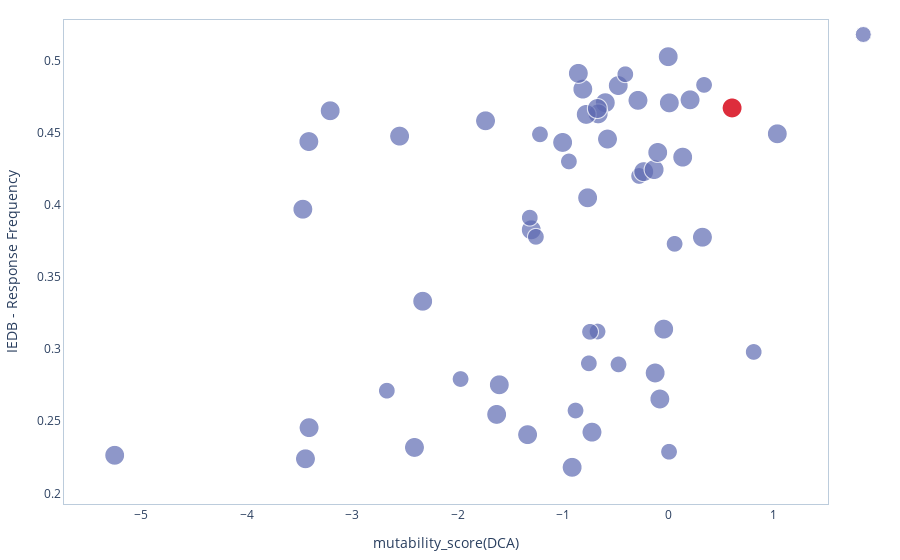
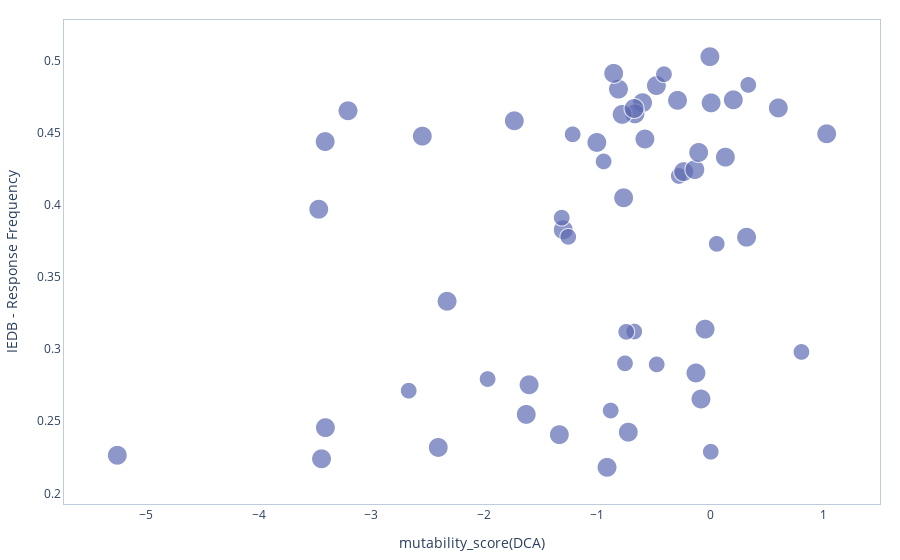
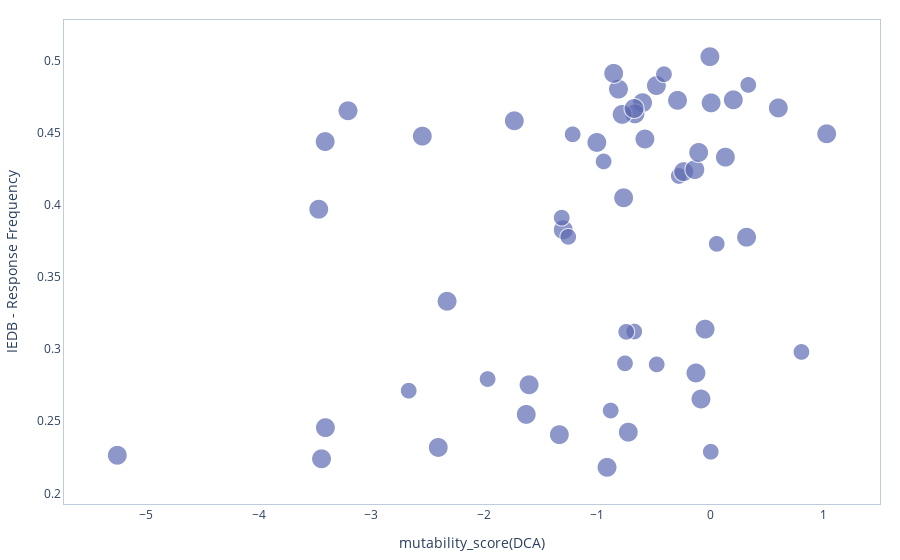
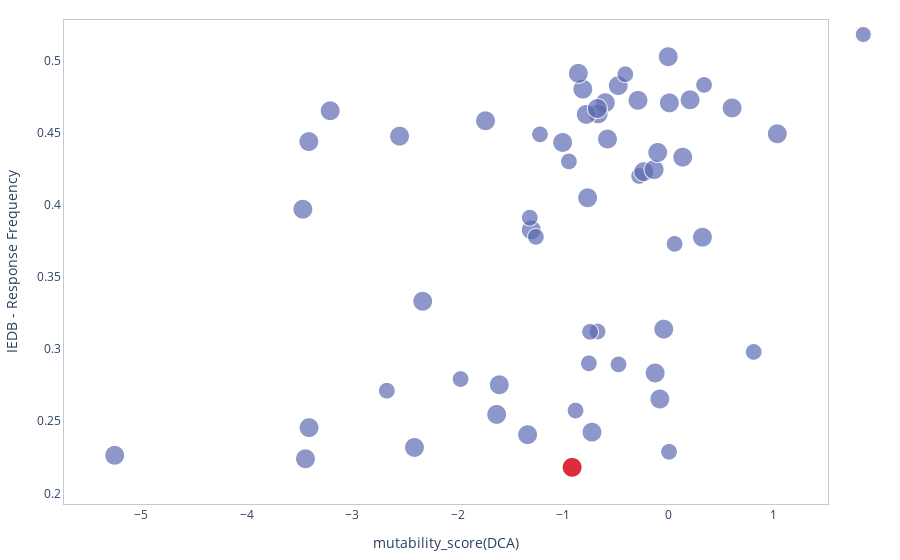

The notebook cell these images were saved under, in order:
### Code cell
# The same scatterplot, but considering each VOC separately:

prot = 'Spike'
dom = "CoV_S1_C"
score = 'mutability_score(DCA)'
df = load_data_dca(path_data = "./data/data_dca_proteome.csv", protein = prot, domain = dom)

#get IEDB available versions:
path_IEDB_updated_data = "./data/IEDB_updated_data/{0}".format(prot)
list_IEDB_versions =  get_IEDB_versions(path_IEDB_epitope_data = path_IEDB_updated_data )

IEDB_ver = '05Dec2021'
df = get_updated_IEDB(df, IEDB_ver, path_IEDB_updated_data)

#add VOC red dot
df_VOC_prot = df_VOC.loc[df_VOC['protein'] ==prot] 

for name_VOC, df_one_VOC in df_VOC_prot.groupby(by = ['pango', 'who']):
    print(name_VOC)
    list_pos_mutated_VOC = df_one_VOC['position'].astype(int).values
    plot_dca_IEDB(df, score, list_pos = list_pos_mutated_VOC)

### Figure 1 — Plotly figure (JSON) as saved in the notebook; plotly's stock layout.template omitted (floating-point values rounded to 4 significant figures)
{"data": [{"marker": {"color": "#5D69B1", "size": [16.67, 20.0, 16.67, 16.67, 16.67, 16.67, 20.0, 16.67, 20.0, 16.67, 20.0, 20.0, 20.0, 20.0, 20.0, 20.0, 16.67, 20.0, 20.0, 20.0, 16.67, 20.0, 20.0, 20.0, 20.0, 20.0, 20.0, 20.0, 20.0, 20.0, 20.0, 20.0, 20.0, 20.0, 20.0, 20.0, 20.0, 20.0, 20.0, 20.0, 16.67, 20.0, 20.0, 20.0, 16.67, 16.67, 20.0, 16.67, 20.0, 20.0, 16.67, 16.67, 16.67, 16.67, 20.0, 20.0, 20.0]}, "mode": "markers", "name": "", "text": ["wt: N536", "wt: K537", "wt: C538", "wt: V539", "wt: N540", "wt: F541", "wt: N542", "wt: F543", "wt: N544", "wt: G545", "wt: L546", "wt: T547", "wt: G548", "wt: T549", "wt: G550", "wt: V551", "wt: L552", "wt: T553", "wt: E554", "wt: S555", "wt: N556", "wt: K557", "wt: K558", "wt: F559", "wt: L560", "wt: P561", "wt: F562", "wt: Q563", "wt: Q564", "wt: F565", "wt: G566", "wt: R567", "wt: D568", "wt: I569", "wt: A570", "wt: D571", "wt: T572", "wt: T573", "wt: D574", "wt: A575", "wt: V576", "wt: R577", "wt: D578", "wt: P579", "wt: Q580", "wt: T581", "wt: L582", "wt: E583", "wt: I584", "wt: L585", "wt: D586", "wt: I587", "wt: T588", "wt: P589", "wt: C590", "wt: S591", "wt: F592"], "textfont": {"color": "#E58606"}, "textposition": "top right", "type": "scattergl", "uid": "b8100433-440c-476d-8fee-9046352b4ff5", "x": [-0.4734, -1.629, -0.881, -1.971, -0.7543, -0.6722, -0.0446, -0.7433, -3.408, 0.0057, -2.408, -0.9133, -5.251, -1.335, -0.0813, -0.1257, -2.67, -2.33, 0.3225, -1.301, -0.278, -0.7661, -0.2344, 0.1351, 0.2053, 1.032, -1.734, -0.2888, -0.0021, -0.4759, -0.8118, 0.0086, -0.8543, -0.5986, 0.6038, -0.1355, -0.5778, -1.003, -2.549, -0.666, -0.4088, -0.7794, -0.6739, -3.207, 0.3379, -1.218, -3.41, -0.9436, -0.1016, -3.466, -1.315, -1.257, 0.0584, 0.8086, -1.604, -0.7251, -3.442], "y": [0.2893, 0.2547, 0.2574, 0.2792, 0.29, 0.3121, 0.3137, 0.3119, 0.2455, 0.2288, 0.2318, 0.218, 0.2263, 0.2406, 0.2653, 0.2834, 0.2711, 0.3331, 0.3774, 0.3826, 0.4199, 0.4047, 0.4229, 0.4329, 0.4726, 0.4491, 0.4581, 0.4723, 0.5025, 0.4825, 0.48, 0.4705, 0.491, 0.4706, 0.467, 0.4243, 0.4454, 0.4431, 0.4475, 0.4629, 0.4904, 0.4625, 0.4666, 0.465, 0.4829, 0.4487, 0.4437, 0.4299, 0.4362, 0.3968, 0.391, 0.3777, 0.3728, 0.2979, 0.2752, 0.2424, 0.2239]}, {"marker": {"color": "red", "size": [20.0]}, "mode": "markers", "showlegend": false, "text": ["wt: A570"], "textfont": {"color": "#E58606"}, "textposition": "top right", "type": "scattergl", "uid": "7b565f7d-ece8-40de-875a-9a02a61208ac", "x": [0.6038], "y": [0.467]}], "layout": {"legend": {"itemclick": "toggleothers", "itemdoubleclick": "toggle"}, "margin": {"b": 20, "l": 20, "r": 20, "t": 20}, "plot_bgcolor": "#FFF", "xaxis": {"linecolor": "#BCCCDC", "mirror": true, "showgrid": true, "title": {"text": "mutability_score(DCA)"}}, "yaxis": {"linecolor": "#BCCCDC", "mirror": true, "showgrid": true, "title": {"text": "IEDB - Response Frequency"}}}}

### Figure 2 — Plotly figure (JSON) as saved in the notebook; plotly's stock layout.template omitted (floating-point values rounded to 4 significant figures)
{"data": [{"marker": {"color": "#5D69B1", "size": [16.67, 20.0, 16.67, 16.67, 16.67, 16.67, 20.0, 16.67, 20.0, 16.67, 20.0, 20.0, 20.0, 20.0, 20.0, 20.0, 16.67, 20.0, 20.0, 20.0, 16.67, 20.0, 20.0, 20.0, 20.0, 20.0, 20.0, 20.0, 20.0, 20.0, 20.0, 20.0, 20.0, 20.0, 20.0, 20.0, 20.0, 20.0, 20.0, 20.0, 16.67, 20.0, 20.0, 20.0, 16.67, 16.67, 20.0, 16.67, 20.0, 20.0, 16.67, 16.67, 16.67, 16.67, 20.0, 20.0, 20.0]}, "mode": "markers", "name": "", "text": ["wt: N536", "wt: K537", "wt: C538", "wt: V539", "wt: N540", "wt: F541", "wt: N542", "wt: F543", "wt: N544", "wt: G545", "wt: L546", "wt: T547", "wt: G548", "wt: T549", "wt: G550", "wt: V551", "wt: L552", "wt: T553", "wt: E554", "wt: S555", "wt: N556", "wt: K557", "wt: K558", "wt: F559", "wt: L560", "wt: P561", "wt: F562", "wt: Q563", "wt: Q564", "wt: F565", "wt: G566", "wt: R567", "wt: D568", "wt: I569", "wt: A570", "wt: D571", "wt: T572", "wt: T573", "wt: D574", "wt: A575", "wt: V576", "wt: R577", "wt: D578", "wt: P579", "wt: Q580", "wt: T581", "wt: L582", "wt: E583", "wt: I584", "wt: L585", "wt: D586", "wt: I587", "wt: T588", "wt: P589", "wt: C590", "wt: S591", "wt: F592"], "textfont": {"color": "#E58606"}, "textposition": "top right", "type": "scattergl", "uid": "74c811db-7682-4c0c-a29d-a077961905d0", "x": [-0.4734, -1.629, -0.881, -1.971, -0.7543, -0.6722, -0.0446, -0.7433, -3.408, 0.0057, -2.408, -0.9133, -5.251, -1.335, -0.0813, -0.1257, -2.67, -2.33, 0.3225, -1.301, -0.278, -0.7661, -0.2344, 0.1351, 0.2053, 1.032, -1.734, -0.2888, -0.0021, -0.4759, -0.8118, 0.0086, -0.8543, -0.5986, 0.6038, -0.1355, -0.5778, -1.003, -2.549, -0.666, -0.4088, -0.7794, -0.6739, -3.207, 0.3379, -1.218, -3.41, -0.9436, -0.1016, -3.466, -1.315, -1.257, 0.0584, 0.8086, -1.604, -0.7251, -3.442], "y": [0.2893, 0.2547, 0.2574, 0.2792, 0.29, 0.3121, 0.3137, 0.3119, 0.2455, 0.2288, 0.2318, 0.218, 0.2263, 0.2406, 0.2653, 0.2834, 0.2711, 0.3331, 0.3774, 0.3826, 0.4199, 0.4047, 0.4229, 0.4329, 0.4726, 0.4491, 0.4581, 0.4723, 0.5025, 0.4825, 0.48, 0.4705, 0.491, 0.4706, 0.467, 0.4243, 0.4454, 0.4431, 0.4475, 0.4629, 0.4904, 0.4625, 0.4666, 0.465, 0.4829, 0.4487, 0.4437, 0.4299, 0.4362, 0.3968, 0.391, 0.3777, 0.3728, 0.2979, 0.2752, 0.2424, 0.2239]}, {"marker": {"color": "red", "size": []}, "mode": "markers", "showlegend": false, "text": [], "textfont": {"color": "#E58606"}, "textposition": "top right", "type": "scattergl", "uid": "41ae15b7-158a-47c1-a51b-b05c702cfb7e", "x": [], "y": []}], "layout": {"legend": {"itemclick": "toggleothers", "itemdoubleclick": "toggle"}, "margin": {"b": 20, "l": 20, "r": 20, "t": 20}, "plot_bgcolor": "#FFF", "xaxis": {"linecolor": "#BCCCDC", "mirror": true, "showgrid": true, "title": {"text": "mutability_score(DCA)"}}, "yaxis": {"linecolor": "#BCCCDC", "mirror": true, "showgrid": true, "title": {"text": "IEDB - Response Frequency"}}}}

### Figure 3 — Plotly figure (JSON) as saved in the notebook; plotly's stock layout.template omitted (floating-point values rounded to 4 significant figures)
{"data": [{"marker": {"color": "#5D69B1", "size": [16.67, 20.0, 16.67, 16.67, 16.67, 16.67, 20.0, 16.67, 20.0, 16.67, 20.0, 20.0, 20.0, 20.0, 20.0, 20.0, 16.67, 20.0, 20.0, 20.0, 16.67, 20.0, 20.0, 20.0, 20.0, 20.0, 20.0, 20.0, 20.0, 20.0, 20.0, 20.0, 20.0, 20.0, 20.0, 20.0, 20.0, 20.0, 20.0, 20.0, 16.67, 20.0, 20.0, 20.0, 16.67, 16.67, 20.0, 16.67, 20.0, 20.0, 16.67, 16.67, 16.67, 16.67, 20.0, 20.0, 20.0]}, "mode": "markers", "name": "", "text": ["wt: N536", "wt: K537", "wt: C538", "wt: V539", "wt: N540", "wt: F541", "wt: N542", "wt: F543", "wt: N544", "wt: G545", "wt: L546", "wt: T547", "wt: G548", "wt: T549", "wt: G550", "wt: V551", "wt: L552", "wt: T553", "wt: E554", "wt: S555", "wt: N556", "wt: K557", "wt: K558", "wt: F559", "wt: L560", "wt: P561", "wt: F562", "wt: Q563", "wt: Q564", "wt: F565", "wt: G566", "wt: R567", "wt: D568", "wt: I569", "wt: A570", "wt: D571", "wt: T572", "wt: T573", "wt: D574", "wt: A575", "wt: V576", "wt: R577", "wt: D578", "wt: P579", "wt: Q580", "wt: T581", "wt: L582", "wt: E583", "wt: I584", "wt: L585", "wt: D586", "wt: I587", "wt: T588", "wt: P589", "wt: C590", "wt: S591", "wt: F592"], "textfont": {"color": "#E58606"}, "textposition": "top right", "type": "scattergl", "uid": "ae7385f2-dc9c-4826-9909-8507eaf006f2", "x": [-0.4734, -1.629, -0.881, -1.971, -0.7543, -0.6722, -0.0446, -0.7433, -3.408, 0.0057, -2.408, -0.9133, -5.251, -1.335, -0.0813, -0.1257, -2.67, -2.33, 0.3225, -1.301, -0.278, -0.7661, -0.2344, 0.1351, 0.2053, 1.032, -1.734, -0.2888, -0.0021, -0.4759, -0.8118, 0.0086, -0.8543, -0.5986, 0.6038, -0.1355, -0.5778, -1.003, -2.549, -0.666, -0.4088, -0.7794, -0.6739, -3.207, 0.3379, -1.218, -3.41, -0.9436, -0.1016, -3.466, -1.315, -1.257, 0.0584, 0.8086, -1.604, -0.7251, -3.442], "y": [0.2893, 0.2547, 0.2574, 0.2792, 0.29, 0.3121, 0.3137, 0.3119, 0.2455, 0.2288, 0.2318, 0.218, 0.2263, 0.2406, 0.2653, 0.2834, 0.2711, 0.3331, 0.3774, 0.3826, 0.4199, 0.4047, 0.4229, 0.4329, 0.4726, 0.4491, 0.4581, 0.4723, 0.5025, 0.4825, 0.48, 0.4705, 0.491, 0.4706, 0.467, 0.4243, 0.4454, 0.4431, 0.4475, 0.4629, 0.4904, 0.4625, 0.4666, 0.465, 0.4829, 0.4487, 0.4437, 0.4299, 0.4362, 0.3968, 0.391, 0.3777, 0.3728, 0.2979, 0.2752, 0.2424, 0.2239]}, {"marker": {"color": "red", "size": []}, "mode": "markers", "showlegend": false, "text": [], "textfont": {"color": "#E58606"}, "textposition": "top right", "type": "scattergl", "uid": "b8c6a63a-6e7d-4f3e-a2f6-687dbbfea0e8", "x": [], "y": []}], "layout": {"legend": {"itemclick": "toggleothers", "itemdoubleclick": "toggle"}, "margin": {"b": 20, "l": 20, "r": 20, "t": 20}, "plot_bgcolor": "#FFF", "xaxis": {"linecolor": "#BCCCDC", "mirror": true, "showgrid": true, "title": {"text": "mutability_score(DCA)"}}, "yaxis": {"linecolor": "#BCCCDC", "mirror": true, "showgrid": true, "title": {"text": "IEDB - Response Frequency"}}}}

### Figure 4 — Plotly figure (JSON) as saved in the notebook; plotly's stock layout.template omitted (floating-point values rounded to 4 significant figures)
{"data": [{"marker": {"color": "#5D69B1", "size": [16.67, 20.0, 16.67, 16.67, 16.67, 16.67, 20.0, 16.67, 20.0, 16.67, 20.0, 20.0, 20.0, 20.0, 20.0, 20.0, 16.67, 20.0, 20.0, 20.0, 16.67, 20.0, 20.0, 20.0, 20.0, 20.0, 20.0, 20.0, 20.0, 20.0, 20.0, 20.0, 20.0, 20.0, 20.0, 20.0, 20.0, 20.0, 20.0, 20.0, 16.67, 20.0, 20.0, 20.0, 16.67, 16.67, 20.0, 16.67, 20.0, 20.0, 16.67, 16.67, 16.67, 16.67, 20.0, 20.0, 20.0]}, "mode": "markers", "name": "", "text": ["wt: N536", "wt: K537", "wt: C538", "wt: V539", "wt: N540", "wt: F541", "wt: N542", "wt: F543", "wt: N544", "wt: G545", "wt: L546", "wt: T547", "wt: G548", "wt: T549", "wt: G550", "wt: V551", "wt: L552", "wt: T553", "wt: E554", "wt: S555", "wt: N556", "wt: K557", "wt: K558", "wt: F559", "wt: L560", "wt: P561", "wt: F562", "wt: Q563", "wt: Q564", "wt: F565", "wt: G566", "wt: R567", "wt: D568", "wt: I569", "wt: A570", "wt: D571", "wt: T572", "wt: T573", "wt: D574", "wt: A575", "wt: V576", "wt: R577", "wt: D578", "wt: P579", "wt: Q580", "wt: T581", "wt: L582", "wt: E583", "wt: I584", "wt: L585", "wt: D586", "wt: I587", "wt: T588", "wt: P589", "wt: C590", "wt: S591", "wt: F592"], "textfont": {"color": "#E58606"}, "textposition": "top right", "type": "scattergl", "uid": "20bd6a1e-f22c-4bcd-834b-bbc2c7f76ba4", "x": [-0.4734, -1.629, -0.881, -1.971, -0.7543, -0.6722, -0.0446, -0.7433, -3.408, 0.0057, -2.408, -0.9133, -5.251, -1.335, -0.0813, -0.1257, -2.67, -2.33, 0.3225, -1.301, -0.278, -0.7661, -0.2344, 0.1351, 0.2053, 1.032, -1.734, -0.2888, -0.0021, -0.4759, -0.8118, 0.0086, -0.8543, -0.5986, 0.6038, -0.1355, -0.5778, -1.003, -2.549, -0.666, -0.4088, -0.7794, -0.6739, -3.207, 0.3379, -1.218, -3.41, -0.9436, -0.1016, -3.466, -1.315, -1.257, 0.0584, 0.8086, -1.604, -0.7251, -3.442], "y": [0.2893, 0.2547, 0.2574, 0.2792, 0.29, 0.3121, 0.3137, 0.3119, 0.2455, 0.2288, 0.2318, 0.218, 0.2263, 0.2406, 0.2653, 0.2834, 0.2711, 0.3331, 0.3774, 0.3826, 0.4199, 0.4047, 0.4229, 0.4329, 0.4726, 0.4491, 0.4581, 0.4723, 0.5025, 0.4825, 0.48, 0.4705, 0.491, 0.4706, 0.467, 0.4243, 0.4454, 0.4431, 0.4475, 0.4629, 0.4904, 0.4625, 0.4666, 0.465, 0.4829, 0.4487, 0.4437, 0.4299, 0.4362, 0.3968, 0.391, 0.3777, 0.3728, 0.2979, 0.2752, 0.2424, 0.2239]}, {"marker": {"color": "red", "size": [20.0]}, "mode": "markers", "showlegend": false, "text": ["wt: T547"], "textfont": {"color": "#E58606"}, "textposition": "top right", "type": "scattergl", "uid": "97e91304-22c6-48e0-a6ba-4dfbefe744fa", "x": [-0.9133], "y": [0.218]}], "layout": {"legend": {"itemclick": "toggleothers", "itemdoubleclick": "toggle"}, "margin": {"b": 20, "l": 20, "r": 20, "t": 20}, "plot_bgcolor": "#FFF", "xaxis": {"linecolor": "#BCCCDC", "mirror": true, "showgrid": true, "title": {"text": "mutability_score(DCA)"}}, "yaxis": {"linecolor": "#BCCCDC", "mirror": true, "showgrid": true, "title": {"text": "IEDB - Response Frequency"}}}}
